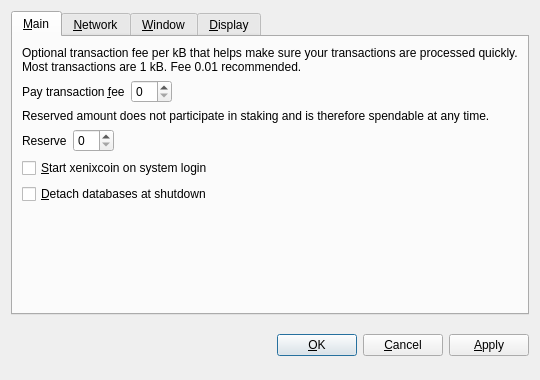
<?xml version="1.0" encoding="UTF-8"?>
<ui version="4.0">
 <class>OptionsDialog</class>
 <widget class="QDialog" name="OptionsDialog">
  <property name="geometry">
   <rect>
    <x>0</x>
    <y>0</y>
    <width>540</width>
    <height>380</height>
   </rect>
  </property>
  <property name="windowTitle">
   <string>Options</string>
  </property>
  <property name="modal">
   <bool>true</bool>
  </property>
  <layout class="QVBoxLayout" name="verticalLayout">
   <item>
    <widget class="QTabWidget" name="tabWidget">
     <property name="tabPosition">
      <enum>QTabWidget::North</enum>
     </property>
     <property name="currentIndex">
      <number>0</number>
     </property>
     <widget class="QWidget" name="tabMain">
      <attribute name="title">
       <string>&amp;Main</string>
      </attribute>
      <layout class="QVBoxLayout" name="verticalLayout_Main">
       <item>
        <widget class="QLabel" name="transactionFeeInfoLabel">
         <property name="text">
          <string>Optional transaction fee per kB that helps make sure your transactions are processed quickly. Most transactions are 1 kB. Fee 0.01 recommended.</string>
         </property>
         <property name="textFormat">
          <enum>Qt::PlainText</enum>
         </property>
         <property name="wordWrap">
          <bool>true</bool>
         </property>
        </widget>
       </item>
       <item>
        <layout class="QHBoxLayout" name="horizontalLayoutFee">
         <item>
          <widget class="QLabel" name="transactionFeeLabel">
           <property name="text">
            <string>Pay transaction &amp;fee</string>
           </property>
           <property name="textFormat">
            <enum>Qt::PlainText</enum>
           </property>
           <property name="buddy">
            <cstring>transactionFee</cstring>
           </property>
          </widget>
         </item>
         <item>
          <widget class="BitcoinAmountField" name="transactionFee"/>
         </item>
         <item>
          <spacer name="horizontalSpacerFee">
           <property name="orientation">
            <enum>Qt::Horizontal</enum>
           </property>
           <property name="sizeHint" stdset="0">
            <size>
             <width>40</width>
             <height>20</height>
            </size>
           </property>
          </spacer>
         </item>
        </layout>
       </item>
       <item>
        <widget class="QLabel" name="reserveBalanceInfoLabel">
         <property name="text">
          <string>Reserved amount does not participate in staking and is therefore spendable at any time.</string>
         </property>
         <property name="textFormat">
          <enum>Qt::PlainText</enum>
         </property>
         <property name="wordWrap">
          <bool>true</bool>
         </property>
        </widget>
       </item>
       <item>
        <layout class="QHBoxLayout" name="horizontalLayoutReserveBalance">
         <item>
          <widget class="QLabel" name="reserveBalanceLabel">
           <property name="text">
            <string>Reserve</string>
           </property>
           <property name="textFormat">
            <enum>Qt::PlainText</enum>
           </property>
           <property name="buddy">
            <cstring>reserveBalance</cstring>
           </property>
          </widget>
         </item>
         <item>
          <widget class="BitcoinAmountField" name="reserveBalance"/>
         </item>
         <item>
          <spacer name="horizontalSpacerReserveBalance">
           <property name="orientation">
            <enum>Qt::Horizontal</enum>
           </property>
           <property name="sizeHint" stdset="0">
            <size>
             <width>40</width>
             <height>20</height>
            </size>
           </property>
          </spacer>
         </item>
        </layout>
       </item>
       <item>
        <widget class="QCheckBox" name="bitcoinAtStartup">
         <property name="toolTip">
          <string>Automatically start xenixcoin after logging in to the system.</string>
         </property>
         <property name="text">
          <string>&amp;Start xenixcoin on system login</string>
         </property>
        </widget>
       </item>
       <item>
        <widget class="QCheckBox" name="detachDatabases">
         <property name="toolTip">
          <string>Detach block and address databases at shutdown. This means they can be moved to another data directory, but it slows down shutdown. The wallet is always detached.</string>
         </property>
         <property name="text">
          <string>&amp;Detach databases at shutdown</string>
         </property>
        </widget>
       </item>
       <item>
        <spacer name="verticalSpacer_Main">
         <property name="orientation">
          <enum>Qt::Vertical</enum>
         </property>
         <property name="sizeHint" stdset="0">
          <size>
           <width>20</width>
           <height>40</height>
          </size>
         </property>
        </spacer>
       </item>
      </layout>
     </widget>
     <widget class="QWidget" name="tabNetwork">
      <attribute name="title">
       <string>&amp;Network</string>
      </attribute>
      <layout class="QVBoxLayout" name="verticalLayout_Network">
       <item>
        <widget class="QCheckBox" name="mapPortUpnp">
         <property name="toolTip">
          <string>Automatically open the xenixcoin client port on the router. This only works when your router supports UPnP and it is enabled.</string>
         </property>
         <property name="text">
          <string>Map port using &amp;UPnP</string>
         </property>
        </widget>
       </item>
       <item>
        <widget class="QCheckBox" name="connectSocks">
         <property name="toolTip">
          <string>Connect to the xenixcoin network through a SOCKS proxy (e.g. when connecting through Tor).</string>
         </property>
         <property name="text">
          <string>&amp;Connect through SOCKS proxy:</string>
         </property>
        </widget>
       </item>
       <item>
        <layout class="QHBoxLayout" name="horizontalLayout_Network">
         <item>
          <widget class="QLabel" name="proxyIpLabel">
           <property name="text">
            <string>Proxy &amp;IP:</string>
           </property>
           <property name="textFormat">
            <enum>Qt::PlainText</enum>
           </property>
           <property name="buddy">
            <cstring>proxyIp</cstring>
           </property>
          </widget>
         </item>
         <item>
          <widget class="QValidatedLineEdit" name="proxyIp">
           <property name="maximumSize">
            <size>
             <width>140</width>
             <height>16777215</height>
            </size>
           </property>
           <property name="toolTip">
            <string>IP address of the proxy (e.g. 127.0.0.1)</string>
           </property>
          </widget>
         </item>
         <item>
          <widget class="QLabel" name="proxyPortLabel">
           <property name="text">
            <string>&amp;Port:</string>
           </property>
           <property name="textFormat">
            <enum>Qt::PlainText</enum>
           </property>
           <property name="buddy">
            <cstring>proxyPort</cstring>
           </property>
          </widget>
         </item>
         <item>
          <widget class="QLineEdit" name="proxyPort">
           <property name="maximumSize">
            <size>
             <width>55</width>
             <height>16777215</height>
            </size>
           </property>
           <property name="toolTip">
            <string>Port of the proxy (e.g. 9050)</string>
           </property>
          </widget>
         </item>
         <item>
          <widget class="QLabel" name="socksVersionLabel">
           <property name="text">
            <string>SOCKS &amp;Version:</string>
           </property>
           <property name="textFormat">
            <enum>Qt::PlainText</enum>
           </property>
           <property name="buddy">
            <cstring>socksVersion</cstring>
           </property>
          </widget>
         </item>
         <item>
          <widget class="QValueComboBox" name="socksVersion">
           <property name="toolTip">
            <string>SOCKS version of the proxy (e.g. 5)</string>
           </property>
          </widget>
         </item>
         <item>
          <spacer name="horizontalSpacer_Network">
           <property name="orientation">
            <enum>Qt::Horizontal</enum>
           </property>
           <property name="sizeHint" stdset="0">
            <size>
             <width>40</width>
             <height>20</height>
            </size>
           </property>
          </spacer>
         </item>
        </layout>
       </item>
       <item>
        <spacer name="verticalSpacer_Network">
         <property name="orientation">
          <enum>Qt::Vertical</enum>
         </property>
         <property name="sizeHint" stdset="0">
          <size>
           <width>20</width>
           <height>40</height>
          </size>
         </property>
        </spacer>
       </item>
      </layout>
     </widget>
     <widget class="QWidget" name="tabWindow">
      <attribute name="title">
       <string>&amp;Window</string>
      </attribute>
      <layout class="QVBoxLayout" name="verticalLayout_Window">
       <item>
        <widget class="QCheckBox" name="minimizeToTray">
         <property name="toolTip">
          <string>Show only a tray icon after minimizing the window.</string>
         </property>
         <property name="text">
          <string>&amp;Minimize to the tray instead of the taskbar</string>
         </property>
        </widget>
       </item>
       <item>
        <widget class="QCheckBox" name="minimizeOnClose">
         <property name="toolTip">
          <string>Minimize instead of exit the application when the window is closed. When this option is enabled, the application will be closed only after selecting Quit in the menu.</string>
         </property>
         <property name="text">
          <string>M&amp;inimize on close</string>
         </property>
        </widget>
       </item>
       <item>
        <spacer name="verticalSpacer_Window">
         <property name="orientation">
          <enum>Qt::Vertical</enum>
         </property>
         <property name="sizeHint" stdset="0">
          <size>
           <width>20</width>
           <height>40</height>
          </size>
         </property>
        </spacer>
       </item>
      </layout>
     </widget>
     <widget class="QWidget" name="tabDisplay">
      <attribute name="title">
       <string>&amp;Display</string>
      </attribute>
      <layout class="QVBoxLayout" name="verticalLayout_Display">
       <item>
        <layout class="QHBoxLayout" name="horizontalLayout_1_Display">
         <item>
          <widget class="QLabel" name="langLabel">
           <property name="text">
            <string>User Interface &amp;language:</string>
           </property>
           <property name="textFormat">
            <enum>Qt::PlainText</enum>
           </property>
           <property name="buddy">
            <cstring>lang</cstring>
           </property>
          </widget>
         </item>
         <item>
          <widget class="QValueComboBox" name="lang">
           <property name="toolTip">
            <string>The user interface language can be set here. This setting will take effect after restarting xenixcoin.</string>
           </property>
          </widget>
         </item>
        </layout>
       </item>
       <item>
        <layout class="QHBoxLayout" name="horizontalLayout_2_Display">
         <item>
          <widget class="QLabel" name="unitLabel">
           <property name="text">
            <string>&amp;Unit to show amounts in:</string>
           </property>
           <property name="textFormat">
            <enum>Qt::PlainText</enum>
           </property>
           <property name="buddy">
            <cstring>unit</cstring>
           </property>
          </widget>
         </item>
         <item>
          <widget class="QValueComboBox" name="unit">
           <property name="toolTip">
            <string>Choose the default subdivision unit to show in the interface and when sending coins.</string>
           </property>
          </widget>
         </item>
        </layout>
       </item>
       <item>
        <widget class="QCheckBox" name="displayAddresses">
         <property name="toolTip">
          <string>Whether to show xenixcoin addresses in the transaction list or not.</string>
         </property>
         <property name="text">
          <string>&amp;Display addresses in transaction list</string>
         </property>
        </widget>
       </item>
       <item>
        <widget class="QCheckBox" name="coinControlFeatures">
         <property name="toolTip">
          <string>Whether to show coin control features or not.</string>
         </property>
         <property name="text">
          <string>Display coin &amp;control features (experts only!)</string>
         </property>
        </widget>
       </item>
       <item>
        <spacer name="verticalSpacer_Display">
         <property name="orientation">
          <enum>Qt::Vertical</enum>
         </property>
         <property name="sizeHint" stdset="0">
          <size>
           <width>20</width>
           <height>40</height>
          </size>
         </property>
        </spacer>
       </item>
      </layout>
     </widget>
    </widget>
   </item>
   <item>
    <layout class="QHBoxLayout" name="horizontalLayout_Buttons">
     <item>
      <spacer name="horizontalSpacer_1">
       <property name="orientation">
        <enum>Qt::Horizontal</enum>
       </property>
       <property name="sizeHint" stdset="0">
        <size>
         <width>40</width>
         <height>48</height>
        </size>
       </property>
      </spacer>
     </item>
     <item>
      <widget class="QLabel" name="statusLabel">
       <property name="font">
        <font>
         <weight>75</weight>
         <bold>true</bold>
        </font>
       </property>
       <property name="text">
        <string/>
       </property>
       <property name="textFormat">
        <enum>Qt::PlainText</enum>
       </property>
       <property name="wordWrap">
        <bool>true</bool>
       </property>
      </widget>
     </item>
     <item>
      <spacer name="horizontalSpacer_2">
       <property name="orientation">
        <enum>Qt::Horizontal</enum>
       </property>
       <property name="sizeHint" stdset="0">
        <size>
         <width>40</width>
         <height>48</height>
        </size>
       </property>
      </spacer>
     </item>
     <item>
      <widget class="QPushButton" name="okButton">
       <property name="text">
        <string>&amp;OK</string>
       </property>
      </widget>
     </item>
     <item>
      <widget class="QPushButton" name="cancelButton">
       <property name="text">
        <string>&amp;Cancel</string>
       </property>
       <property name="autoDefault">
        <bool>false</bool>
       </property>
      </widget>
     </item>
     <item>
      <widget class="QPushButton" name="applyButton">
       <property name="text">
        <string>&amp;Apply</string>
       </property>
       <property name="autoDefault">
        <bool>false</bool>
       </property>
      </widget>
     </item>
    </layout>
   </item>
  </layout>
 </widget>
 <customwidgets>
  <customwidget>
   <class>BitcoinAmountField</class>
   <extends>QSpinBox</extends>
   <header>bitcoinamountfield.h</header>
  </customwidget>
  <customwidget>
   <class>QValueComboBox</class>
   <extends>QComboBox</extends>
   <header>qvaluecombobox.h</header>
  </customwidget>
  <customwidget>
   <class>QValidatedLineEdit</class>
   <extends>QLineEdit</extends>
   <header>qvalidatedlineedit.h</header>
  </customwidget>
 </customwidgets>
 <resources/>
 <connections/>
</ui>
